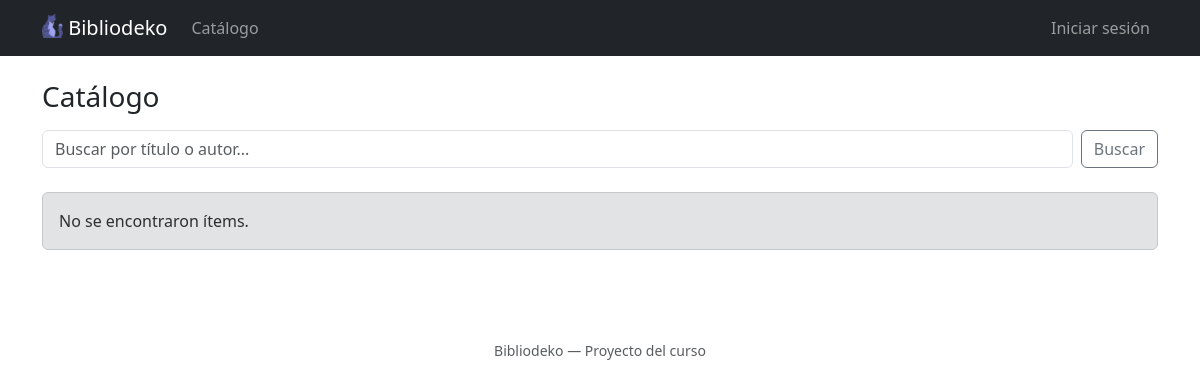
Before: / with the older database file.
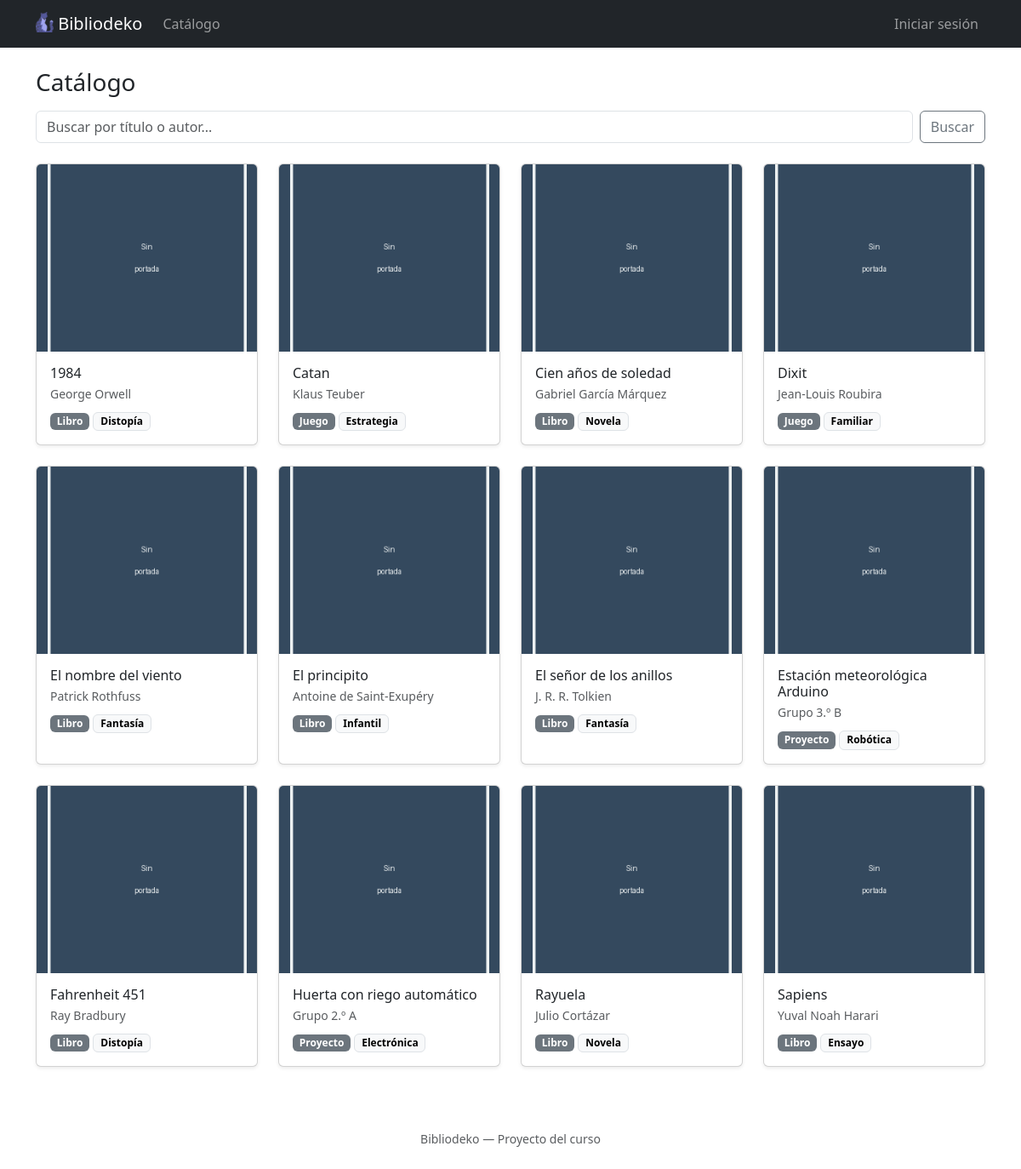
After: the same page with the newer database file.
### tables this page shows
CREATE TABLE IF NOT EXISTS items (
    id        INT AUTO_INCREMENT PRIMARY KEY,
    tipo      ENUM('libro', 'juego', 'proyecto') NOT NULL DEFAULT 'libro',
    titulo    VARCHAR(150) NOT NULL,
    autor     VARCHAR(100) NOT NULL,
    categoria VARCHAR(50)  NULL,
    stock     INT UNSIGNED NOT NULL DEFAULT 1,
    imagen    VARCHAR(100) NOT NULL DEFAULT 'default.png'
);

### controllers/ItemController.php (called while the page is built, shortened)
<?php
require_once __DIR__ . '/../models/Item.php';
function listarItems() {
    global $pdo;
    $q = trim($_GET['q'] ?? '');
    $items = Item::listar($pdo, $q);
    require __DIR__ . '/../views/items/listar.php';
}

### helpers.php (called while the page is built, shortened)
<?php
function esAdmin() {
    return isset($_SESSION['usuario']) && $_SESSION['usuario']['rol'] === 'admin';
}

### models/Item.php (called while the page is built, shortened)
<?php
class Item {
    private $tipo;
    private $titulo;
    private $autor;
    private $categoria;
    private $imagen;
    public function __construct($id, $tipo, $titulo, $autor, $categoria, $stock, $imagen) {
        $this->tipo = $tipo;
        $this->titulo = $titulo;
        $this->autor = $autor;
        $this->categoria = $categoria;
        $this->imagen = $imagen;
    }
    public function getTipo() { return $this->tipo; }
    public function getTitulo() { return $this->titulo; }
    public function getAutor() { return $this->autor; }
    public function getCategoria() { return $this->categoria; }
    public function getImagen() { return $this->imagen; }
    public static function listar($pdo, $q = '') {
        if ($q !== '') {
            $stmt = $pdo->prepare("SELECT * FROM items WHERE titulo LIKE ? OR autor LIKE ? ORDER BY titulo");
            $stmt->execute(["%$q%", "%$q%"]);
        } else {
            $stmt = $pdo->prepare("SELECT * FROM items ORDER BY titulo");
            $stmt->execute();
        }
        $filas = $stmt->fetchAll();
        $items = [];
        foreach ($filas as $f) {
            $items[] = new Item($f['id'], $f['tipo'], $f['titulo'], $f['autor'], $f['categoria'], $f['stock'], $f['imagen']);
        }
        return $items;
    }
}

### views/items/listar.php (the view, shortened to what this page needs)
<?php require __DIR__ . '/../header.php'; ?>
<div class="d-flex justify-content-between align-items-center mb-3">
  <h1 class="h3 mb-0">Catálogo</h1>
</div>
<form method="GET" action="index.php" class="row g-2 mb-4">
  <div class="col-auto flex-grow-1">
    <input type="text" name="q" class="form-control" placeholder="Buscar por título o autor..."
      value="<?= htmlspecialchars($_GET['q'] ?? '') ?>">
  </div>
  <div class="col-auto">
    <button class="btn btn-outline-secondary" type="submit">Buscar</button>
  </div>
</form>
<?php if (empty($items)): ?>
  <div class="alert alert-secondary">No se encontraron ítems.</div>
<?php else: ?>
  <div class="row row-cols-2 row-cols-md-3 row-cols-lg-4 g-4">
    <?php foreach ($items as $item): ?>
      <div class="col">
        <div class="card h-100 shadow-sm">
          <img src="uploads/<?= htmlspecialchars($item->getImagen()) ?>" class="card-img-top" style="height:220px; object-fit:cover;">
          <div class="card-body">
            <h6 class="card-title mb-1"><?= htmlspecialchars($item->getTitulo()) ?></h6>
            <p class="card-text text-muted small mb-2"><?= htmlspecialchars($item->getAutor()) ?></p>
            <span class="badge text-bg-secondary"><?= htmlspecialchars(ucfirst($item->getTipo())) ?></span>
            <?php if ($item->getCategoria()): ?>
              <span class="badge text-bg-light border"><?= htmlspecialchars($item->getCategoria()) ?></span>
            <?php endif; ?>
          </div>
        </div>
      </div>
    <?php endforeach; ?>
  </div>
<?php endif; ?>
<?php require __DIR__ . '/../footer.php'; ?>

### index.php (shortened to what this page needs)
<?php
require_once __DIR__ . '/conexion.php';
require_once __DIR__ . '/helpers.php';
require_once __DIR__ . '/controllers/ItemController.php';
$accion = $_GET['accion'] ?? 'listarItems';
switch ($accion) {
    case 'listarItems':
        listarItems();
        break;
}

### views/header.php (shortened to what this page needs)
<!DOCTYPE html>
<html lang="es">
<head>
  <link href="https://cdn.jsdelivr.net/npm/bootstrap@5.3.3/dist/css/bootstrap.min.css" rel="stylesheet">
</head>
<body>
  <nav class="navbar navbar-expand-md navbar-dark bg-dark mb-4">
    <div class="container">
      <a class="navbar-brand" href="index.php?accion=listarItems">
        <img src="views/imagenes/favicon.ico" alt="Logo" height="24" class="d-inline-block align-text-top pr-4">
        Bibliodeko
      </a>
      <div class="collapse navbar-collapse" id="nav">
        <ul class="navbar-nav me-auto">
          <li class="nav-item"><a class="nav-link" href="index.php?accion=listarItems">Catálogo</a></li>
        </ul>
        <ul class="navbar-nav">
          <?php if (isset($_SESSION['usuario'])): ?>
            <li class="nav-item d-flex align-items-center">
              <span class="navbar-text text-light me-3">
                <?= htmlspecialchars($_SESSION['usuario']['email']) ?>
                <span class="badge text-bg-secondary"><?= htmlspecialchars($_SESSION['usuario']['rol']) ?></span>
              </span>
            </li>
            <li class="nav-item"><a class="nav-link" href="index.php?accion=logout">Salir</a></li>
          <?php else: ?>
            <li class="nav-item"><a class="nav-link" href="index.php?accion=login">Iniciar sesión</a></li>
          <?php endif; ?>
        </ul>
      </div>
    </div>
  </nav>
  <div class="container pb-5">

### views/footer.php (shortened to what this page needs)
</div>
<footer class="text-center text-muted py-4">
  <small>Bibliodeko &mdash; Proyecto del curso</small>
</footer>
</body>
</html>

Changed rows visible on the page:
added items: imagen (placeholder picture), titulo "1984", autor "George Orwell", tipo "Libro", categoria "Distopía"
added items: imagen (placeholder picture), titulo "Catan", autor "Klaus Teuber", tipo "Juego", categoria "Estrategia"
added items: imagen (placeholder picture), titulo "Cien años de soledad", autor "Gabriel García Márquez", tipo "Libro", categoria "Novela"
added items: imagen (placeholder picture), titulo "Dixit", autor "Jean-Louis Roubira", tipo "Juego", categoria "Familiar"
added items: imagen (placeholder picture), titulo "El nombre del viento", autor "Patrick Rothfuss", tipo "Libro", categoria "Fantasía"
added items: imagen (placeholder picture), titulo "El principito", autor "Antoine de Saint-Exupéry", tipo "Libro", categoria "Infantil"
added items: imagen (placeholder picture), titulo "El señor de los anillos", autor "J. R. R. Tolkien", tipo "Libro", categoria "Fantasía"
added items: imagen (placeholder picture), titulo "Estación meteorológica Arduino", autor "Grupo 3.º B", tipo "Proyecto", categoria "Robótica"
added items: imagen (placeholder picture), titulo "Fahrenheit 451", autor "Ray Bradbury", tipo "Libro", categoria "Distopía"
added items: imagen (placeholder picture), titulo "Huerta con riego automático", autor "Grupo 2.º A", tipo "Proyecto", categoria "Electrónica"
added items: imagen (placeholder picture), titulo "Rayuela", autor "Julio Cortázar", tipo "Libro", categoria "Novela"
added items: imagen (placeholder picture), titulo "Sapiens", autor "Yuval Noah Harari", tipo "Libro", categoria "Ensayo"
Other visible differences:
text no longer shown: "No se encontraron ítems."
